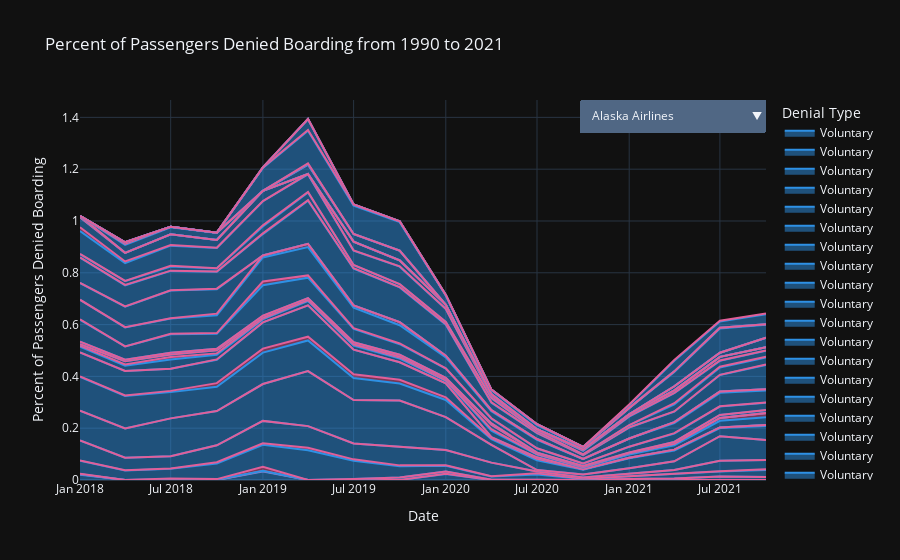

Source (notebook cell):
### Code cell
# create a figure for each category
figs = {
    c: px.area(denied_boarding[denied_boarding['CARRIER'] ==c]
               .rename(columns = {'perc_denied_boarding_involuntary':"Involuntary", 
                                                 "perc_denied_boarding_voluntary":"Voluntary"}), 
              x="date", y=["Voluntary","Involuntary"], 
                labels={
                    "date": "Date",
                     "value":"Percent of Passengers Denied Boarding", 
                     "variable":"Denial Type"
                 },
                title="Percent of Passengers Denied Boarding from 1990 to 2021", color_discrete_sequence=px.colors.qualitative.Dark24)
    
    for c in denied_boarding.CARRIER.unique()
}

# integrate figures per category into one figure
defaultcat = denied_boarding.CARRIER.unique()[0]
fig = figs[defaultcat].update_traces(visible=True)
for k in figs.keys():
    if k != defaultcat:
        fig.add_traces(figs[k].data)
        
# finally build dropdown menu
fig.update_layout(
    updatemenus=[
        dict(
            buttons = list([
                {
                    "label": k,
                    "method": "update",
                    # list comprehension for which traces are visible
                    "args": [{"visible": [kk == k for kk in figs.keys()]},
                             {"title":go.layout.xaxis.Title(
            text=f"Percent of Passengers Denied Boarding from 2018 to 2021 by Airline <br><sup>{k} </sup>"
           )}],
                }
                for k in figs.keys()
            ]), 
        x = 1
        ),
    ]
)

fig.show()
